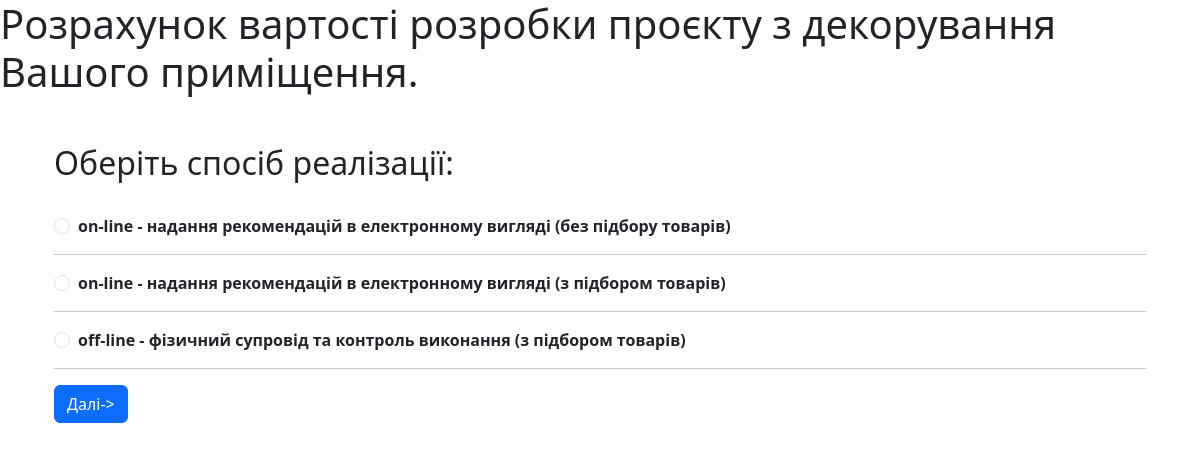
The app's page /polls/way/ with its own data.
### polls/models.py (models this page shows, shortened)
class Way(models.Model):
    way_name = models.CharField(max_length=100)
    way_cost = models.FloatField(default=1)

### polls/views.py (the view)
# urls.py: path('way/', views.way_index, name='way_index'),
def way_index(request):
    if request.method == 'POST':
        selected_way = request.POST.get('selected_way')
        request.session['selected_way'] = selected_way
        return HttpResponseRedirect(reverse('polls:terms_index'))
    way_list = Way.objects.all()
    context = {'way_list': way_list}
    return render(request, 'polls/way_index.html', context)

### templates/polls/way_index.html (shortened to what this page needs)
{% extends 'polls/base.html' %}
{% block content %}
  <div class="container mt-5">
    <h2>Оберіть спосіб реалізації:</h2>
    <br>
    <form action="{% url 'polls:way_index' %}" method="POST">
      {% for way in way_list %}
        <div class="form-check">
          <input class="form-check-input" type="radio" id="{{ way.id }}" name="selected_way" value="{{ way.id }}">
          <label class="form-check-label" for="{{ way.id }}"><strong>{{ way.way_name }}</strong></label>
        </div>
        <hr>
      {% endfor %}
      <button type="submit" class="btn btn-primary">Далі-></button>
    </form>
  </div>
{% endblock %}

### records on screen
Way: way_name "on-line - надання рекомендацій в електронному вигляді (без підбору товарів)"
Way: way_name "on-line - надання рекомендацій в електронному вигляді (з підбором товарів)"
Way: way_name "off-line - фізичний супровід та контроль виконання (з підбором товарів)"
